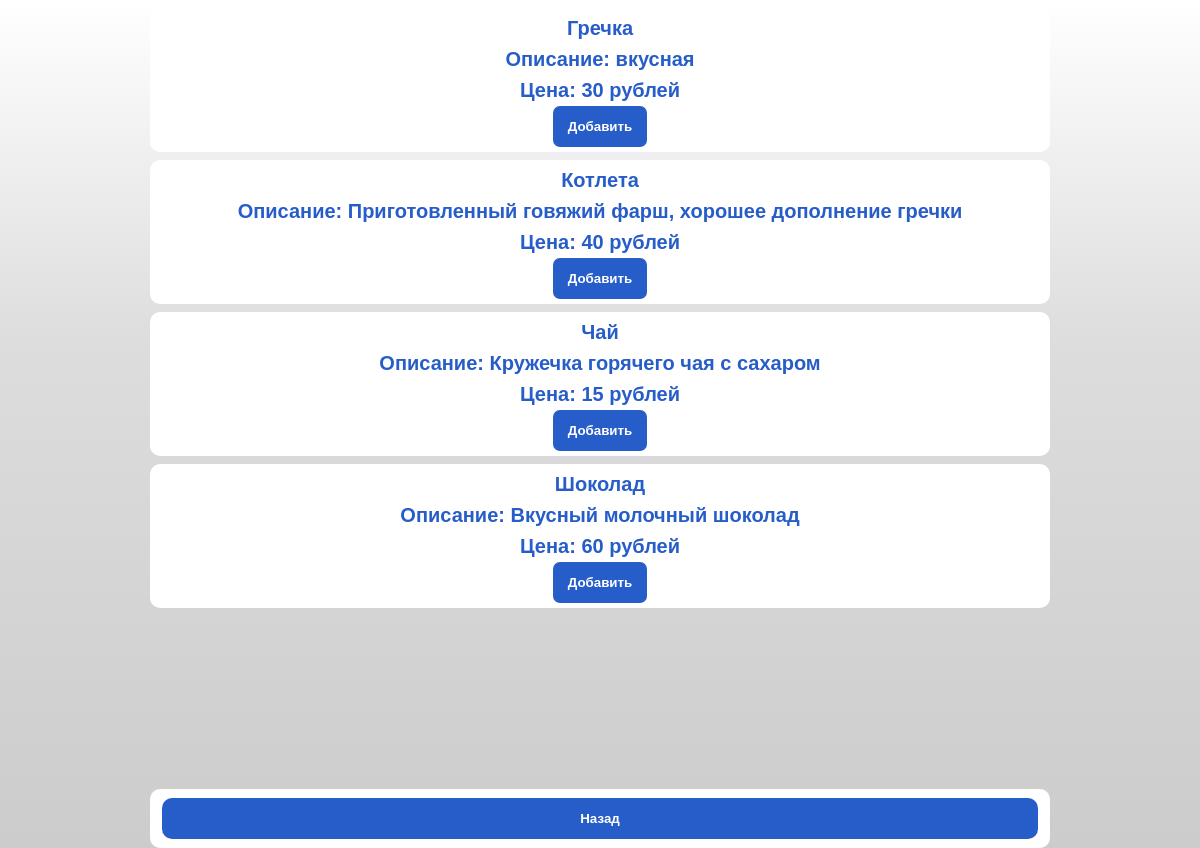
The app's page /home/add-order/add-dish-to-order (signed in) with its own data.
### sweater/models.py (models this page shows, shortened)
class Dish(db.Model):
    id = db.Column("id", db.Integer, primary_key=True)
    price = db.Column("price", db.Integer, nullable=False)
    title = db.Column("title", db.String(50), default="Dish")
    image_url = db.Column("image_url", db.String(100), default="static/placeholder.png")
    description = db.Column("description", db.String(300))

### sweater/routes.py (the view)
@app.route("/home/add-order/add-dish-to-order", methods=["GET"])
@login_required
def dish_choice_page():
    dishes = Dish.query.all()
    return render_template("dish_choice.html", dishes=dishes)

### sweater/models.py (called while the page is built)
@login_manager.user_loader
def load_user(user_id):
    return User.query.get(user_id)

### sweater/templates/dish_choice.html (shortened to what this page needs)
<!DOCTYPE html>
<html lang="en">
<head>
    <link rel="stylesheet" href="/static/css/style.css">
</head>
<body>
<div class="box">
    <form method="post">
        <div class="container">
            <dix class="box1">
                {% for dish in dishes %}
                <div class="card">
                    <h1>{{dish.title}}</h1>
                    <h1>Описание: {{dish.description}}</h1>
                    <h1>Цена: {{dish.price}} рублей</h1>
                    <a href="/home/add-order/add-dish-to-order/add-{{dish.id}}">
                        <button type="button" class="btn_order">Добавить</button>
                    </a>
                </div>
                {% endfor %}
            </dix>
            <div class="box-btn">
                <div class="card">
                    <a href="/home/add-order">
                        <button type="button" class="btn-card">Назад</button>
                    </a>
                </div>
            </div>
        </div>
    </form>
</div>
</body>
</html>

### sweater/static/css/style.css (style rules this page uses)
* { padding: 0; margin: 0; box-sizing: border-box; font-family: 'PT Sans', sans-serif; }
html, body { background-image: linear-gradient(180deg, #fff, #ddd 40%, #ccc); width: 100%; background-attachment: fixed; background-size: 100%; }
.card { display:flex; align-items: center; justifity-content: space-between; text-allign:center; flex-direction: column; background-color: #fff; width: 75vw; border-radius:10px; padding:5px; margin-top: 1vh; }
.box { display: flex; align-items: center; flex-direction: column; box-sizing: content-box; }
.box1 { display: flex; align-items: center; flex-direction: column; justify-content: flex-start; Margin-bottom: 10vh; box-sizing: content-box; }
.box-btn { display: flex; align-items: center; flex-direction: column-reverse; justifity-content: flex-end; height: 100vh; padding: 0 px; box-sizing: content-box; position: fixed; left:0px; bottom:0px; Height:15vh; width:100%; }
.container { display: flex; align-items: center; flex-direction: column; height: 100%; margin-bottom: 20vh; }
.btn-card { border: none; border-radius: 10px; padding: 13px 15px; background: #275dc9; cursor: pointer; font-weight: bold; color: white; Margin-top: 0.5vh; Margin-bottom: 0.5vh; width: 73vw; }
.btn_order { border: none; border-radius: 7px; padding: 13px 15px; background: #275dc9; cursor: pointer; font-weight: bold; color: white; margin-top: 1wh; }
form { width: 100%; max-width: 500px; display: flex; flex-direction: column; gap: 20px; }
form h1 { color: #275dc9; font-size: 20px; margin-bottom: 0.5vh; margin-top: 0.5vh; }
form a { text-decoration: none; color: #275dc9; }

### records on screen
Dish: title "Гречка", description "вкусная", price "30"
Dish: title "Котлета", description "Приготовленный говяжий фарш, хорошее дополнение гречки", price "40"
Dish: title "Чай", description "Кружечка горячего чая с сахаром", price "15"
Dish: title "Шоколад", description "Вкусный молочный шоколад", price "60"
